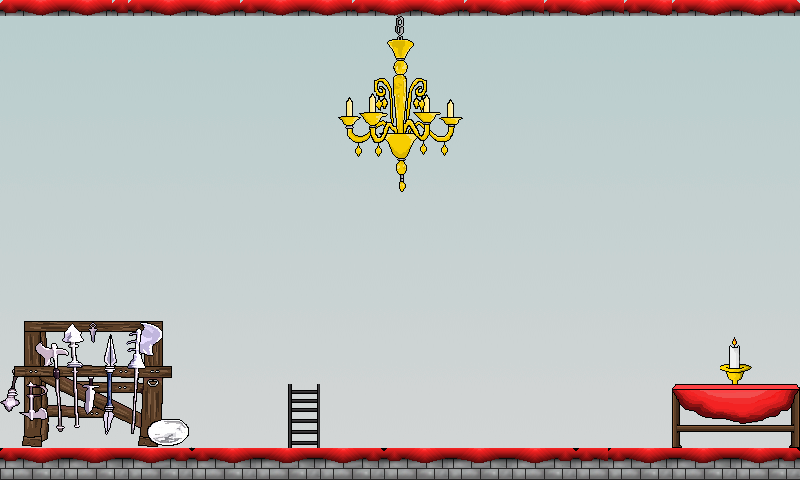

This game map was drawn from its Tiled (.tmx) file and the tilesets committed beside it. A one-line description and the trimmed map source follow:
An orthogonal 50x30 tile map with 16x16 px tiles, 2 tile layers (Tile Layer 1, Tile Layer 3), 2 tilesets and 52 objects (34x fixture, 18x object).

<map version="1.0" orientation="orthogonal" renderorder="right-down" width="50" height="30" tilewidth="16" tileheight="16" nextobjectid="105">
 <tileset firstgid="1" name="castle_0 - Copy" tilewidth="16" tileheight="16">
  <image source="../assets/castle_0 - Copy.png" width="512" height="640" />
 </tileset>
 <tileset firstgid="1281" name="bah" tilewidth="16" tileheight="16">
  <image source="../assets/bah.png" width="640" height="480" />
 </tileset>
 <layer name="Tile Layer 1" width="50" height="30">
  <data>[1500 cells, 1500 non-empty, 1104 distinct tile ids]</data>
 </layer>
 <layer name="Tile Layer 3" width="50" height="30">
  <data>[1500 cells, 280 non-empty, 238 distinct tile ids]</data>
 </layer>
 <objectgroup name="Object Layer 1">
  <object id="1" name="line2" type="object" x="-1" y="77">
   <properties>
    <property name="isSensor" value="true" />
    <property name="userData" value="line2" />
   </properties>
   <polyline points="0,0 196,-56 490.667,-70.6667 746.667,-49.3333 798.667,2.66667" />
  </object>
  <object id="3" name="line1" type="object" x="798" y="295">
   <properties>
    <property name="isSensor" value="true" />
    <property name="userData" value="line1" />
   </properties>
   <polyline points="0,0 -623,25 -796,-50" />
  </object>
  <object id="4" name="opposite2" type="object" x="5.83322" y="1.04208" width="16" height="9.33333">
   <properties>
    <property name="isSensor" value="true" />
    <property name="userData" value="opposite2" />
   </properties>
  </object>
  <object id="5" name="opposite1" type="object" x="0.83328" y="95.9579" width="16" height="9.33333">
   <properties>
    <property name="isSensor" value="true" />
    <property name="userData" value="opposite1" />
   </properties>
  </object>
  <object id="6" name="opposite3" type="object" x="71.5" y="1.70876" width="10.6667" height="8">
   <properties>
    <property name="isSensor" value="true" />
    <property name="userData" value="opposite3" />
   </properties>
  </object>
  <object id="7" name="position3" type="object" x="787.687" y="26.8541" width="10.6667" height="12">
   <properties>
    <property name="isSensor" value="true" />
    <property name="userData" value="position3" />
   </properties>
  </object>
  <object id="8" name="position1" type="object" x="638.646" y="2.14586" width="18.6667" height="12">
   <properties>
    <property name="isSensor" value="true" />
    <property name="userData" value="position1" />
   </properties>
  </object>
  <object id="9" name="position2" type="object" x="728.647" y="2.14586" width="14.6667" height="8">
   <properties>
    <property name="isSensor" value="true" />
    <property name="userData" value="position2" />
   </properties>
  </object>
  <object id="10" name="middleSlingshot1" type="object" x="491" y="362" width="13" height="10">
   <properties>
    <property name="isSensor" value="true" />
    <property name="userData" value="middleSlingshot1" />
   </properties>
  </object>
  <object id="11" name="middleSlingshot2" type="object" x="522.5" y="362" width="13" height="10">
   <properties>
    <property name="isSensor" value="true" />
    <property name="userData" value="middleSlingshot2" />
   </properties>
  </object>
  <object id="12" name="slingshot" type="object" x="484.5" y="352" width="46" height="96">
   <properties>
    <property name="groupIndex" value="-1" />
    <property name="userData" value="sling" />
   </properties>
  </object>
  <object id="13" name="middleBall" type="object" x="508.591" y="359.303" width="10" height="9">
   <properties>
    <property name="isSensor" value="true" />
    <property name="userData" value="middleBall" />
   </properties>
  </object>
  <object id="14" name="sekciq" type="fixture" x="25" y="321">
   <properties>
    <property name="body" value="ground" />
    <property name="userData" value="sekciq" />
   </properties>
   <polyline points="0,0 138,0 138,97 163,99 162,124" />
  </object>
  <object id="15" name="ground" type="object" x="-1" y="447.333" width="800" height="33.3333">
   <properties>
    <property name="userData" value="ground" />
   </properties>
  </object>
  <object id="21" name="stulba" type="fixture" x="288" y="389.667">
   <properties>
    <property name="body" value="ground" />
    <property name="userData" value="stulba" />
   </properties>
   <polyline points="0,0 31.6667,0.333333 31.6667,57.3333 0.666667,57.6667 0,-0.333333" />
  </object>
  <object id="23" name="polulei" type="fixture" x="394" y="61">
   <properties>
    <property name="body" value="ground" />
    <property name="userData" value="polulei" />
   </properties>
   <polyline points="0,0 -47,39 -55,56 -38,96 -3,92 6,128 22,77 54,82 65,57 55,40 36,38 2,1" />
  </object>
  <object id="68" name="ptiche" type="object" x="126" y="296.333" width="36" height="23.3333">
   <properties>
    <property name="isSensor" value="true" />
    <property name="userData" value="qice" />
   </properties>
  </object>
  <object id="69" name="egg1point1" type="fixture" x="251.5" y="42.5" width="11" height="11">
   <properties>
    <property name="body" value="ptiche" />
    <property name="isSensor" value="true" />
    <property name="userData" value="egg1point1" />
   </properties>
   <ellipse />
  </object>
  <object id="70" name="egg1point1" type="fixture" x="180.5" y="266.5" width="11" height="11">
   <properties>
    <property name="body" value="ptiche" />
    <property name="isSensor" value="true" />
    <property name="userData" value="egg1point1" />
   </properties>
   <ellipse />
  </object>
  <object id="71" name="egg1point1" type="fixture" x="93.5" y="263.5" width="11" height="11">
   <properties>
    <property name="body" value="ptiche" />
    <property name="isSensor" value="true" />
    <property name="userData" value="egg1point1" />
   </properties>
   <ellipse />
  </object>
  <object id="72" name="egg1point1" type="fixture" x="65.5" y="217.5" width="11" height="11">
   <properties>
    <property name="body" value="ptiche" />
    <property name="isSensor" value="true" />
    <property name="userData" value="egg1point1" />
   </properties>
   <ellipse />
  </object>
  <object id="73" name="egg1point1" type="fixture" x="36.5" y="79.5" width="11" height="11">
   <properties>
    <property name="body" value="ptiche" />
    <property name="isSensor" value="true" />
    <property name="userData" value="egg1point1" />
   </properties>
   <ellipse />
  </object>
  <object id="74" name="egg1point1" type="fixture" x="314.5" y="96.5" width="11" height="11">
   <properties>
    <property name="body" value="ptiche" />
    <property name="isSensor" value="true" />
    <property name="userData" value="egg1point1" />
   </properties>
   <ellipse />
  </object>
  </objectgroup>
</map>
<!-- 29 of 52 objects omitted -->
